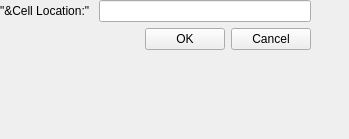
<?xml version="1.0" encoding="UTF-8"?>
<ui version="4.0">
 <class>MainWindow</class>
 <widget class="QMainWindow" name="MainWindow">
  <property name="geometry">
   <rect>
    <x>0</x>
    <y>0</y>
    <width>349</width>
    <height>139</height>
   </rect>
  </property>
  <property name="windowTitle">
   <string>MainWindow</string>
  </property>
  <widget class="QWidget" name="centralwidget">
   <widget class="QWidget" name="verticalLayoutWidget">
    <property name="geometry">
     <rect>
      <x>0</x>
      <y>0</y>
      <width>311</width>
      <height>51</height>
     </rect>
    </property>
    <layout class="QVBoxLayout" name="mainLayout">
     <item>
      <layout class="QHBoxLayout" name="horizontalLayout">
       <item>
        <widget class="QLabel" name="label">
         <property name="text">
          <string>&quot;&amp;Cell Location:&quot; </string>
         </property>
         <property name="textFormat">
          <enum>Qt::AutoText</enum>
         </property>
        </widget>
       </item>
       <item>
        <widget class="QLineEdit" name="lineEdit"/>
       </item>
      </layout>
     </item>
     <item>
      <layout class="QHBoxLayout" name="horizontalLayout_3">
       <item>
        <spacer name="horizontalSpacer">
         <property name="orientation">
          <enum>Qt::Horizontal</enum>
         </property>
         <property name="sizeHint" stdset="0">
          <size>
           <width>40</width>
           <height>20</height>
          </size>
         </property>
        </spacer>
       </item>
       <item>
        <widget class="QPushButton" name="pushButton_2">
         <property name="text">
          <string>OK</string>
         </property>
        </widget>
       </item>
       <item>
        <widget class="QPushButton" name="pushButton">
         <property name="text">
          <string>Cancel</string>
         </property>
        </widget>
       </item>
      </layout>
     </item>
    </layout>
   </widget>
  </widget>
 </widget>
 <resources/>
 <connections/>
</ui>
